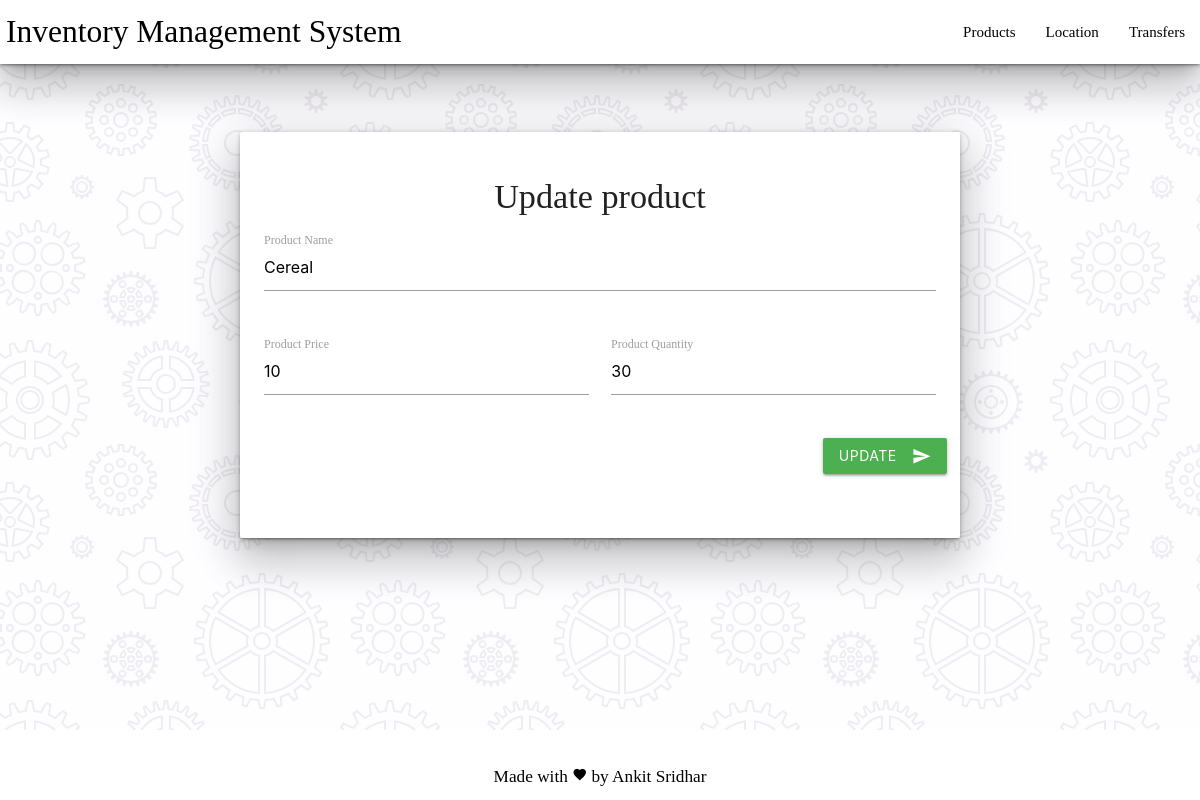
Before: /updateproduct/3 with the older database file.
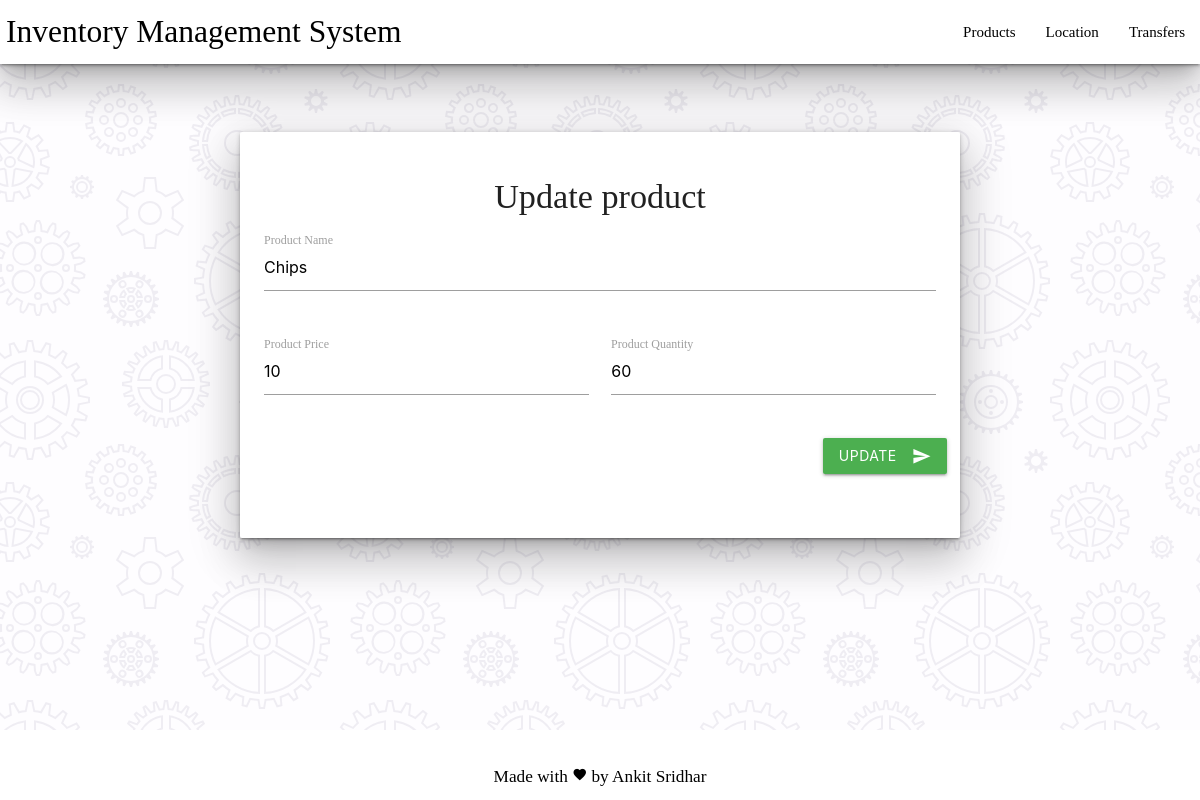
After: the same page with the newer database file.
### IMS/models.py (models this page shows, shortened)
class Product(db.Model):
    productId = db.Column(db.Integer, primary_key= True)
    productName = db.Column(db.String(50),unique = True ,nullable = False)
    productPrice= db.Column(db.Integer,nullable = False)
    productQuantity = db.Column(db.Integer, nullable = False)

### IMS/routes.py (the view)
@app.route('/updateproduct/<int:product_id>', methods=['GET','POST'])
def updateproduct(product_id):
    _productUpdate = Product.query.get_or_404(product_id)
    if request.method == 'POST':
        _productUpdate.productName = request.form['product_name']
        _productUpdate.productPrice = request.form['product_price']
        _productUpdate.productQuantity = request.form['product_quantity']
        Balance.query.filter_by(product=_productUpdate.productName).update(dict(product=_productUpdate.productName))
        ProductMovement.query.filter_by(prodName=_productUpdate.productName).update(dict(prodName=_productUpdate.productName))
        try:
            db.session.commit()
            flash(f'{_productUpdate.productName} update successfull !')
            return redirect('/products')
        except IntegrityError:
            db.session.rollback()
            flash(f'{_productUpdate.productName} update unsuccessfull !')
            return redirect('/products')
    else:
        return render_template('updateproduct.html', product=_productUpdate)

### IMS/templates/updateproduct.html (shortened to what this page needs)
{% extends 'base.html' %}
{% block body %}
<div class="container" style="padding: 5%;">
    <div class="col s12 m7 z-depth-5">
        <div class="card horizontal">
          <div class="card-stacked">
            <div class="card-content">
                <h4 class="center">Update product</h4>
                <div class="row">
                    <form class="col s12" action="/updateproduct/{{product.productId}}" method="POST">
                        <div class="row">
                            <div class="input-field col s12">
                                <input name="product_name" type="text" class="validate" value="{{product.productName}}">
                                <label for="product_name">Product Name</label>
                            </div>
                        </div>
                        <div class="row">
                            <div class="input-field col s6">
                                <input name="product_price" type="text" class="validate" value="{{product.productPrice}}">
                                <label for="product_price">Product Price</label>
                            </div>
                            <div class="input-field col s6">
                                <input name="product_quantity" type="text" class="validate" value="{{product.productQuantity}}">
                                <label for="product_quantity">Product Quantity</label>
                            </div>
                        </div>
                        <div class="row right">
                            <button class="btn waves-effect waves-light green" type="submit">Update<i class="material-icons right">send</i>
                            </button>
                        </div>
                    </form>
                </div>
            </div>
          </div>
        </div>
      </div>
</div>
{% endblock %}

### IMS/templates/base.html (shortened to what this page needs)
<!doctype html>
<html lang="en">
<head>
  <link rel="stylesheet" href="{{ url_for('static', filename='styles.css') }}">
  <link rel="stylesheet" href="https://cdnjs.cloudflare.com/ajax/libs/materialize/1.0.0/css/materialize.min.css">
</head>
<body>
  <nav>
    <div class="nav-wrapper white z-depth-5" style="padding-left: 0.5%;">
      <a href="{{url_for('home')}}" class="brand-logo" style="color: black;">Inventory Management System</a>
      <ul id="nav-mobile" class="right hide-on-med-and-down">
        <li><a href="{{url_for('products')}}" style="color: black;">Products</a></li>
        <li><a href="{{url_for('locations')}}" style="color: black;">Location</a></li>
        <li><a href="{{url_for('transfers')}}" style="color: black;">Transfers</a></li>
      </ul>
    </div>
  </nav>
  {% block body %}{% endblock %}
</body>
<footer class="page-footer white black-text" style="position:fixed;bottom:0;left:0;width:100%;">
    <h6 class="center" style="padding: 0.5%;">Made with <i class="tiny material-icons">favorite</i> by Ankit Sridhar</h6>
</footer>
</html>

### IMS/static/styles.css (style rules this page uses)
body { background-color: #fefdff; font-family: 'Playfair Display', serif; }

Changed rows visible on the page:
changed Product: product_name "Cereal" → "Chips"; product_quantity "30" → "60"
